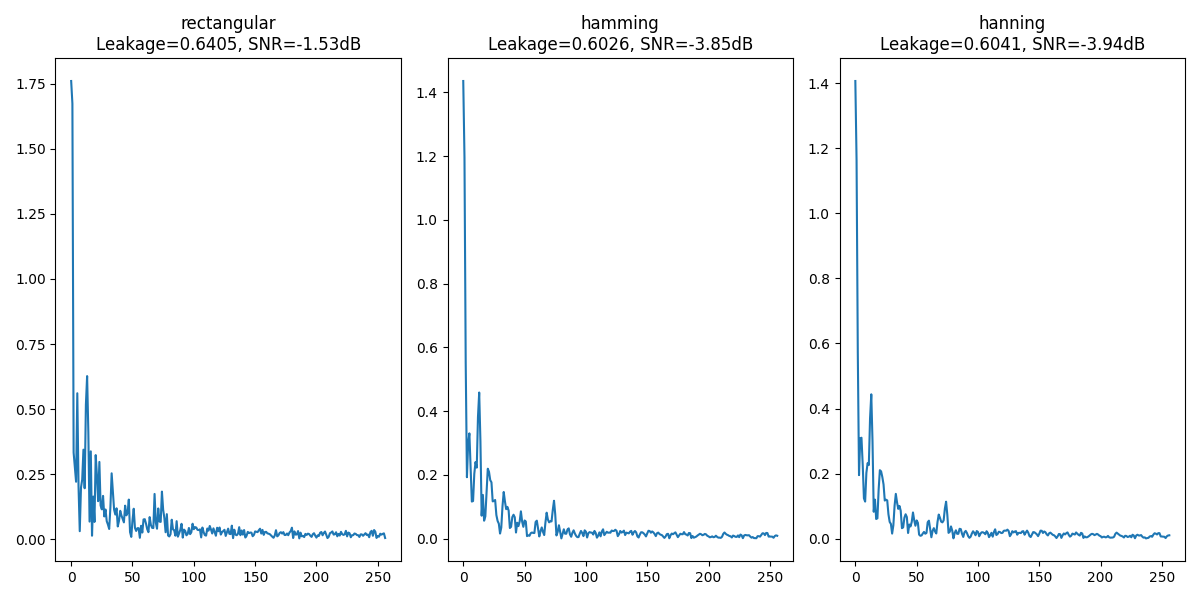

Reproduce this figure in Python.
import numpy as np
import matplotlib.pyplot as plt
import soundfile as sf


# -------------------------------
# Load Audio
# -------------------------------
def load_audio(file_path):
    signal, sr = sf.read(file_path)

    if signal.ndim > 1:
        signal = signal[:, 0]

    signal = signal / np.max(np.abs(signal))
    return sr, signal


# -------------------------------
# Get one frame (for analysis)
# -------------------------------
def get_frame(signal, sr, frame_size=0.025):
    frame_length = int(frame_size * sr)
    return signal[:frame_length]


# -------------------------------
# Apply window
# -------------------------------
def apply_window(frame, window_type):
    if window_type == "hamming":
        window = np.hamming(len(frame))
    elif window_type == "hanning":
        window = np.hanning(len(frame))
    else:
        window = np.ones(len(frame))  # rectangular

    return frame * window


# -------------------------------
# FFT Spectrum
# -------------------------------
def compute_fft(frame, NFFT=512):
    fft = np.fft.rfft(frame, NFFT)
    magnitude = np.abs(fft)
    return magnitude


# -------------------------------
# Spectral Leakage Measure
# -------------------------------
def spectral_leakage(spectrum):
    total_energy = np.sum(spectrum**2)
    peak_energy = np.max(spectrum**2)

    leakage = (total_energy - peak_energy) / total_energy
    return leakage


# -------------------------------
# SNR Calculation
# -------------------------------
def compute_snr(signal, noisy_signal):
    signal_power = np.mean(signal**2)
    noise_power = np.mean((signal - noisy_signal)**2)

    if noise_power == 0:
        return float('inf')

    return 10 * np.log10(signal_power / noise_power)


# -------------------------------
# MAIN
# -------------------------------
if __name__ == "__main__":

    file_path = "../data/librispeech/LibriSpeech/train-clean-100/19/198/19-198-0000.flac"

    sr, signal = load_audio(file_path)
    frame = get_frame(signal, sr)

    windows = ["rectangular", "hamming", "hanning"]

    results = []

    plt.figure(figsize=(12, 6))

    for i, w in enumerate(windows):
        windowed = apply_window(frame, w)
        spectrum = compute_fft(windowed)

        leakage = spectral_leakage(spectrum)

        # simulate noise for SNR
        noise = np.random.normal(0, 0.01, len(frame))
        noisy_signal = windowed + noise
        snr = compute_snr(windowed, noisy_signal)

        results.append((w, leakage, snr))

        # Plot spectrum
        plt.subplot(1, 3, i + 1)
        plt.plot(spectrum)
        plt.title(f"{w}\nLeakage={leakage:.4f}, SNR={snr:.2f}dB")

    plt.tight_layout()
    plt.savefig("leakage_snr.png")
    plt.close()

    # Print results
    print("\nWindow Comparison:")
    for w, leak, snr in results:
        print(f"{w} -> Leakage: {leak:.4f}, SNR: {snr:.2f} dB")
